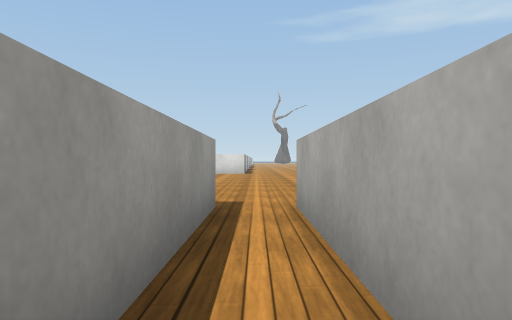
[1] (above)

24 first-person views from a walk through a Unity game level. The camera is 0.58 m above the floor, looks level and sees 70° across. The floor is counted in squares, 1 m on a side. Each view is taken from the middle of a square. On the plan, view 1 faces up. The plan holds only what a view shows up to about 10 squares ahead; the rest is blank. The place goes on beyond the plan. Some animated figures are not drawn. Some surface patterns are stand-ins.

[2]
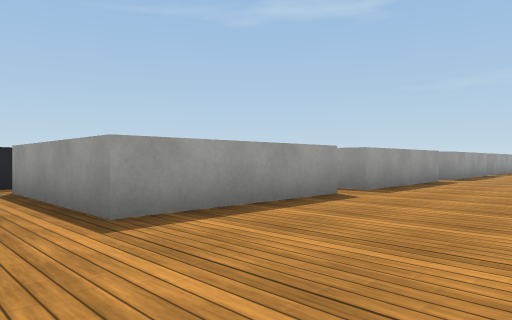

[3]
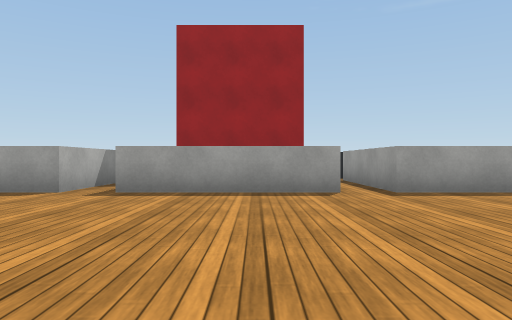

[4]
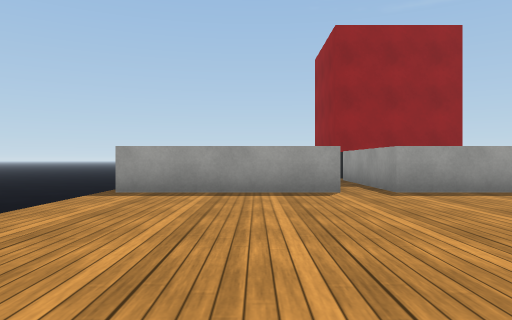

[5]
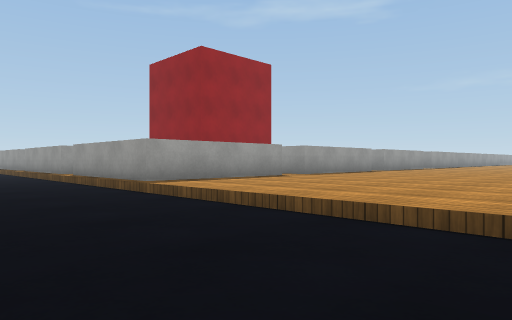

[6]
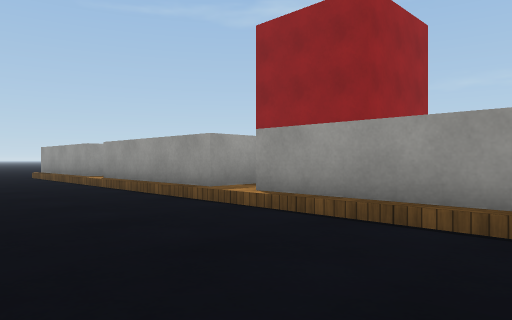

[7]
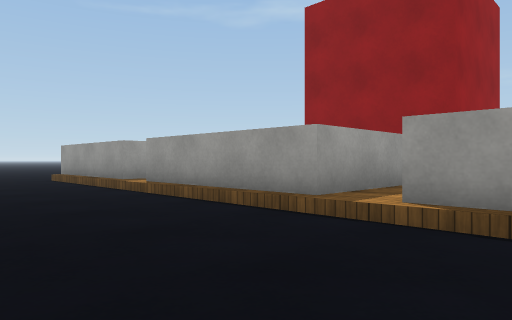

[8]
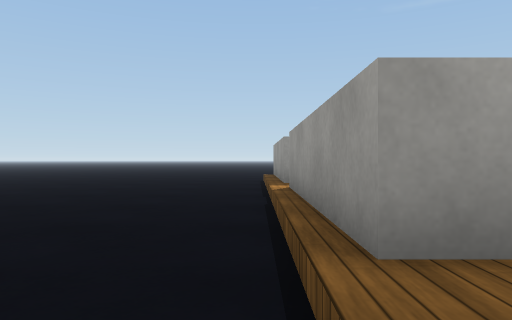

[9]
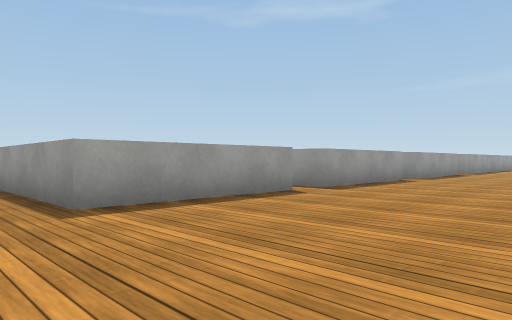

[10]
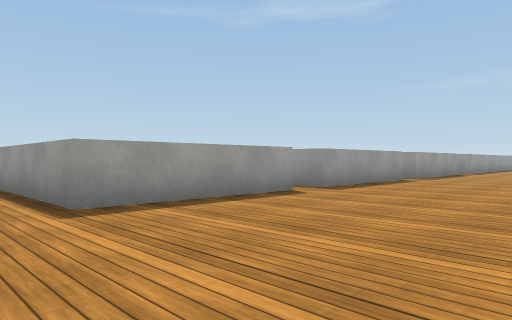

[11]
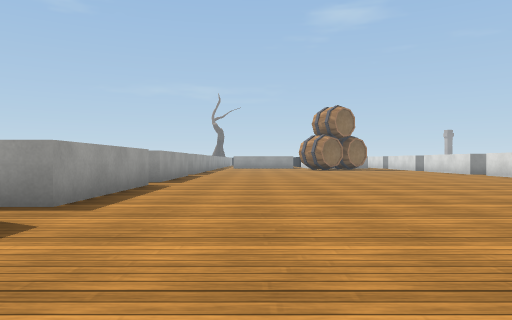

[12]
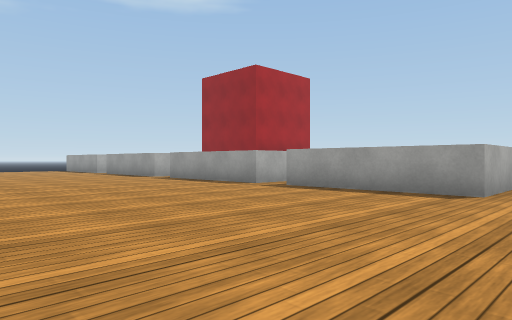

[13]
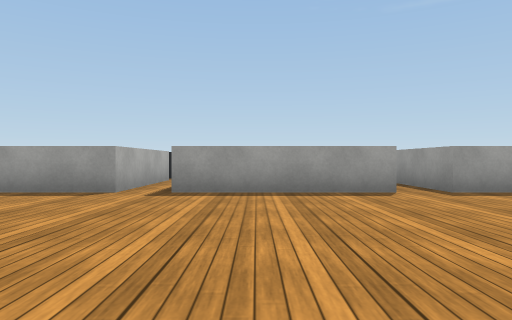

[14]
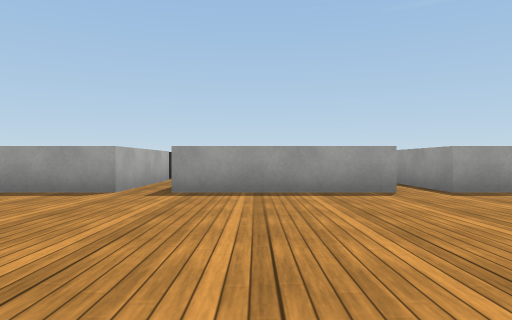

[15]
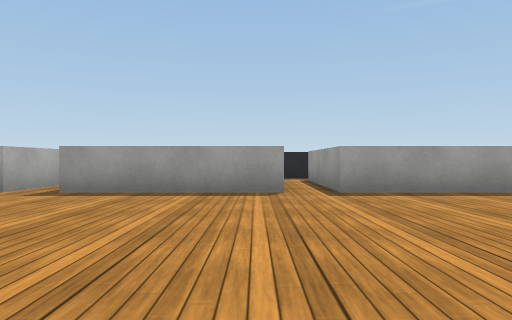

[16]
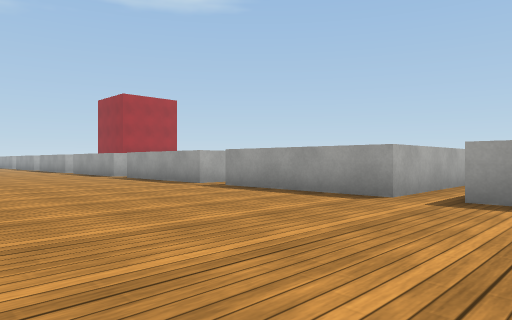

[17]
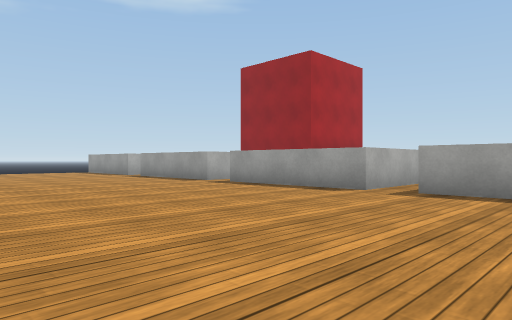

[18]
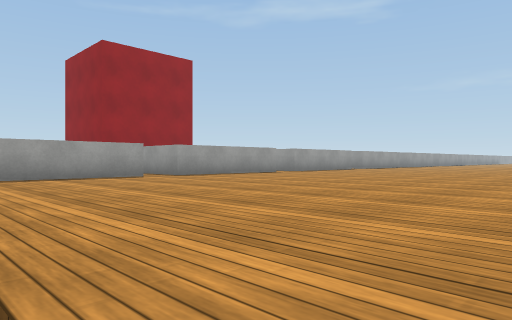

[19]
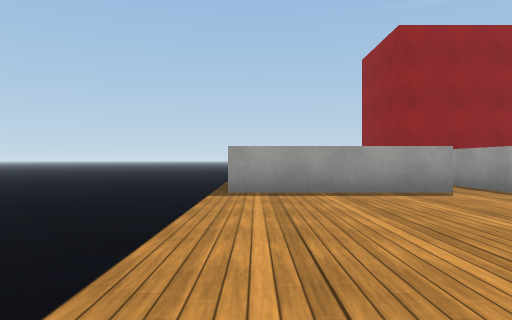

[20]
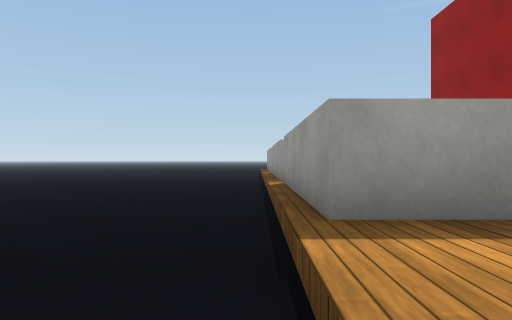

[21]
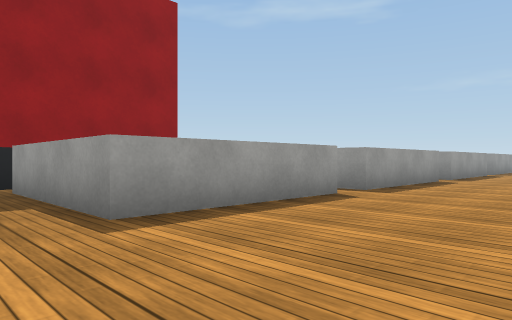

[22]
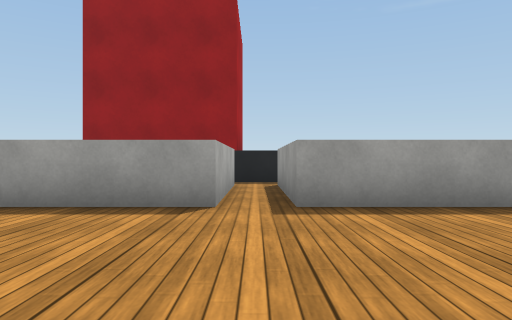

[23]
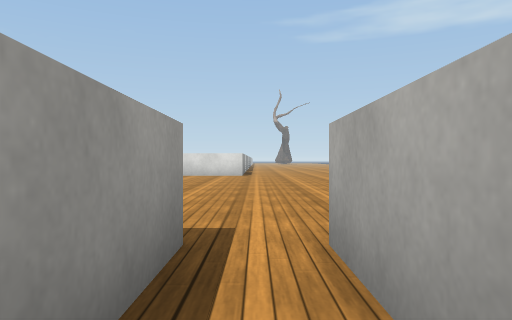

[24]
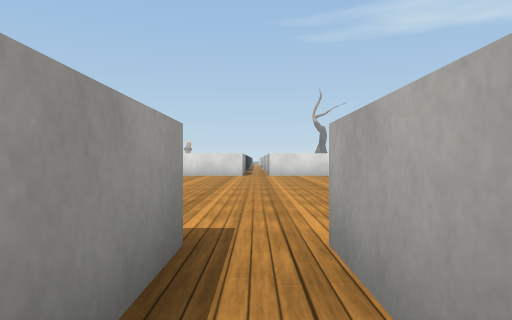

### Floor plan
Key: @ floor where view 1 was taken; # wall or solid block; . main floor; - floor 0.15 m lower than the main floor; / step, stairs or slope; ^ raised ledge.
Columns run from 22 left of view 1 to 14 right of it. Each row starts with its distance up from view 1.
 13  ...                         .../
 12  ....          ................./
 11  ......   ....................../---
 10 ........ ......................./---
  9 ................................/---
  8 ................................/---
  7 ................................/--
  6 ................................/---
  5 ................................/---
  4 ^^.^^^^.^^^^.^^^^.^^^^.^^^^.^^^^/----
  3  ^.^  ^.^  ^.^  ^.^  ^.^  ^.^  ^/----
  2  ^.^  ^.^  ^.^  ^.^  ^.^  ^.^  ^/----
  1  ^.^    ^  ^.^  ^.   ^.^  ^.   ^/----
  0                      .@   ..  ../----
 -1                      ^^#  #  ^^^/----
 -2                                ^/----
 -3                                ^/----
 -4                                ^/----
 -5                                ./----
 -6                                ^/----
 -7                                ^/----
 -8                                ^/----
 -9                                #/----

Positions as (right, up) in squares from view 1, and headings:
1: (0, 0), facing up
2: (1, 8), facing down-left
3: (2, 11), facing down
4: (7, 11), facing down
5: (13, 11), facing down-left
6: (13, 4), facing down-left
7: (13, 2), facing down-left
8: (10, 1), facing down
9: (-4, 9), facing down-left
10: (-9, 9), facing down-left
11: (-11, 7), facing left
12: (-11, 11), facing down-right
13: (-12, 11), facing down
14: (-17, 11), facing down
15: (-19, 11), facing down
16: (-22, 10), facing down-right
17: (-8, 11), facing down-right
18: (10, 13), facing down-left
19: (9, 11), facing down
20: (10, 7), facing down
21: (6, 8), facing down-left
22: (0, 9), facing down
23: (0, 2), facing up
24: (-5, 2), facing up
